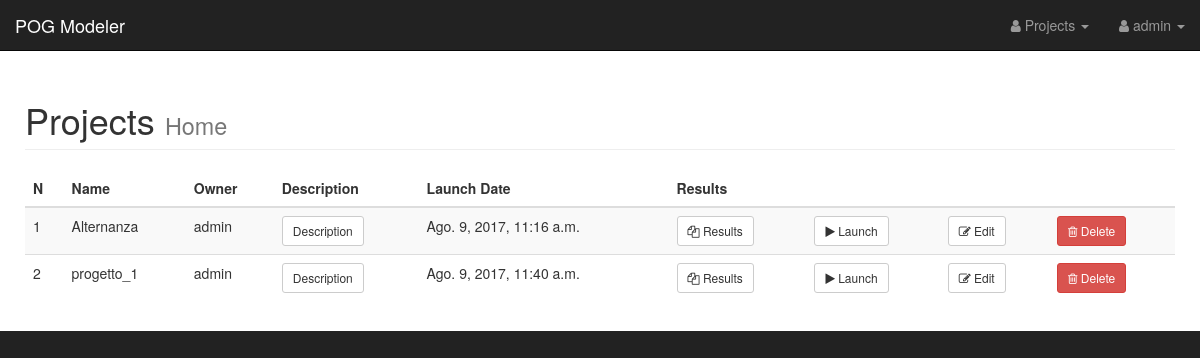
Page / (signed in) on the earlier database version.
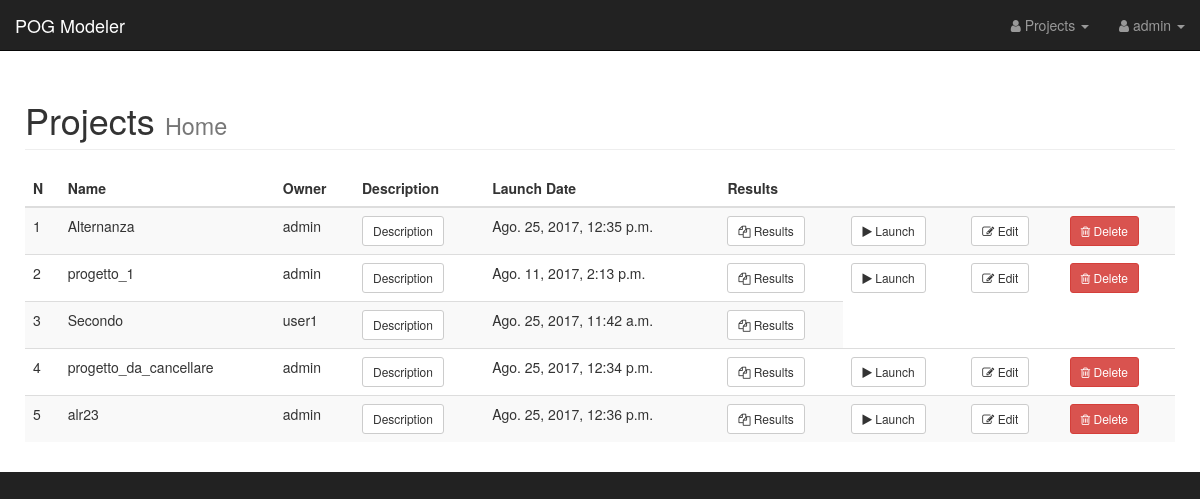
Same page on the later database version.
### AWD_Zanasi/models.py (models this page shows, shortened)
class Project(models.Model):
    name = models.CharField(max_length=200, default='project', help_text='Project name')
    user = models.ForeignKey(settings.AUTH_USER_MODEL, default='admin')
    matlab_file = models.FileField(upload_to=matlab_file_path, help_text="Matlab POG code file")
    proj_desc = models.CharField(max_length=400, blank=True, null=True, help_text="Project description")
    launch_date = models.DateTimeField(verbose_name='Launch Date', blank=True,
                                       null=True, help_text='Project last execution date')
    is_example = models.BooleanField(default=False,
                                     help_text='Used only by an Admin user to mark a project as an example for users.')

### AWD_Zanasi/views.py (the view)
# urls.py: url(r'^$', views.index, name='index'),
def index(request):
    if request.user.is_authenticated:
        if request.user.is_superuser:
            projects = Project.objects.all()
            results = ProjectOutput.objects.all()
        else:
            projects = Project.objects.filter(user=request.user)
            results = ProjectOutput.objects.filter(project__in=projects)
        return render(request, 'AWD_Zanasi/home.html',
                      {
                          'projects': projects,
                          'project_outputs': results
                      }
                      )
    return render(request, 'AWD_Zanasi/home.html')

### AWD_Zanasi/templates/AWD_Zanasi/home.html (shortened to what this page needs)
{% extends "AWD_Zanasi/base.html" %}
{% block container %}
    <div class="container-fluid">
        {% if user.is_authenticated %}
            <div class="row">
                <div class="col-lg-12">
                    <h1 class="page-header">
                        Projects
                        <small>Home</small>
                    </h1>
                </div>
            </div>
            <div class="table-responsive">
                <table class="table table-hover table-striped">
                    <thead>
                    <tr>
                        <th>N</th>
                        <th>Name</th>
                        {% if user.is_superuser %}
                            <th>Owner</th>
                        {% endif %}
                        <th>Description</th>
                        <th>Launch Date</th>
                        <th>Results</th>
                        <th></th>
                        <th></th>
                        <th></th>
                    </tr>
                    </thead>
                    <tbody>
                    {% for project in projects %}
                        <tr>
                            <td>{{ forloop.counter }}</td>
                            <td>{{ project.name }}</td>
                            {% if user.is_superuser %}
                                <td>{{ project.user.username }}</td>
                            {% endif %}
                            <td>
                                <button type="button" class="btn btn-default btn-sm" data-toggle="modal"
                                        data-target="#modal-{{ forloop.counter }}">
                                    Description
                                </button>
                            </td>
                            <td>{{ project.launch_date }}</td>
                            {% if project.launch_date %}
                                <td><a class="btn btn-default btn-sm" role="button"
                                       href="{% url 'project_results' project.id %}"><i class="fa fa-files-o"></i>
                                    Results</a></td>
                            {% else %}
                                <td>No Results</td>
                            {% endif %}
                            {% if user.username == project.user.username  %}
                            <td><a id="launchproj" class="btn btn-default btn-sm" role="button"
                                   href="{% url 'launch_project' project.id %}"><i class="fa fa-play"></i>
                                Launch</a></td>
                            <td><a class="btn btn-default btn-sm" role="button"
                                   href="{% url 'edit_project' project.id %}"><i class="fa fa-edit"></i> Edit</a></td>
                            <th>
                                <form id="deleteForm"
                                      class="form-horizontal"
                                      action="{% url 'delete_project' project.id %}"
                                      method="POST"
                                      onsubmit="return confirm('Are you sure you want to delete Project {{ project.name }}?' );">
                                    <button type="submit" class="btn btn-danger btn-sm" value="Submit Button">
                                        <i class=" fa fa-trash-o"></i> Delete
                                    </button>
                                </form>
                            </th>
                            {% endif %}
                        </tr>
                    {% endfor %}
                    </tbody>
                </table>
            </div>
        {% endif %}
    </div>
{% endblock %}

### AWD_Zanasi/templates/AWD_Zanasi/base.html (shortened to what this page needs)
{% load staticfiles %}
<!DOCTYPE html>
<html lang="en">
<head>
    {% load static %}
    <link href="{% static "/AWD_Zanasi/css/bootstrap.min.css" %}" rel="stylesheet">
    <link href="{% static "/AWD_Zanasi/css/sb-admin.css" %}" rel="stylesheet">
    <link href="{% static "/AWD_Zanasi/font-awesome/css/font-awesome.min.css" %}" rel="stylesheet" type="text/css">
</head>
<body>
<div id="wrapper">
    <nav class="navbar navbar-inverse navbar-fixed-top" role="navigation">
        <div class="navbar-header">
            <a class="navbar-brand" href="{% url 'index' %}">POG Modeler</a>
        </div>
        <ul class="nav navbar-right top-nav">
            {% if user.is_authenticated %}
                <li class="dropdown">
                    <a href="#" class="dropdown-toggle" data-toggle="dropdown"><i
                            class="fa fa-user"></i> Projects <b
                            class="caret"></b></a>
                </li>
                <li class="dropdown">
                    <a href="#" class="dropdown-toggle" data-toggle="dropdown"><i
                            class="fa fa-user"></i> {{ user.username }} <b
                            class="caret"></b></a>
                </li>
            {% else %}
                <li>
                    <a href="{% url 'auth_login' %}"><i class="fa fa-sign-in"></i> Login </a>
                </li>
            {% endif %}
        </ul>
    </nav>
    <div id="page-wrapper">
        {% block container %}
        {% endblock %}
    </div>
</div>
</body>
</html>

### AWD_Zanasi/static/AWD_Zanasi/css/sb-admin.css (style rules this page uses)
body { margin-top: 100px; background-color: #222; }
@media (min-width:768px) { body { margin-top: 50px; } }
#wrapper { padding-left: 0; }
#page-wrapper { width: 100%; padding: 0; background-color: #fff; }
@media (min-width:768px) { #page-wrapper { padding: 10px; } }
.top-nav { padding: 0 15px; }
.top-nav>li { display: inline-block; float: left; }
.top-nav>li>a { padding-top: 15px; padding-bottom: 15px; line-height: 20px; color: #999; }

Differences in the rows shown:
changed Project "Alternanza": launch_date "Ago. 9, 2017, 11:16 a.m." → "Ago. 25, 2017, 12:35 p.m."
changed Project "progetto_1": launch_date "Ago. 9, 2017, 11:40 a.m." → "Ago. 11, 2017, 2:13 p.m."
added Project: name "Secondo", user.username "user1", launch_date "Ago. 25, 2017, 11:42 a.m.", shows "Results"
added Project: name "progetto_da_cancellare", user.username "admin", launch_date "Ago. 25, 2017, 12:34 p.m.", shows "Results"
added Project: name "alr23", user.username "admin", launch_date "Ago. 25, 2017, 12:36 p.m.", shows "Results"
